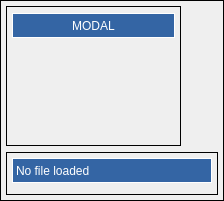
                  <widget class="QFrame" name="gridFrame">
                   <property name="maximumSize">
                    <size>
                     <width>280</width>
                     <height>16777215</height>
                    </size>
                   </property>
                   <property name="frameShape">
                    <enum>QFrame::Panel</enum>
                   </property>
                   <layout class="QGridLayout" name="gridLayout_23">
                    <property name="leftMargin">
                     <number>5</number>
                    </property>
                    <property name="topMargin">
                     <number>5</number>
                    </property>
                    <property name="rightMargin">
                     <number>5</number>
                    </property>
                    <property name="bottomMargin">
                     <number>5</number>
                    </property>
                    <item row="2" column="0" colspan="4">
                     <widget class="QFrame" name="gridFrame">
                      <property name="styleSheet">
                       <string notr="true"/>
                      </property>
                      <property name="frameShape">
                       <enum>QFrame::Box</enum>
                      </property>
                      <layout class="QGridLayout" name="gridLayout_26">
                       <property name="leftMargin">
                        <number>5</number>
                       </property>
                       <property name="topMargin">
                        <number>5</number>
                       </property>
                       <property name="rightMargin">
                        <number>5</number>
                       </property>
                       <property name="bottomMargin">
                        <number>5</number>
                       </property>
                       <item row="1" column="0">
                        <widget class="GcodeEditor" name="gcodeeditor">
                         <property name="sizePolicy">
                          <sizepolicy hsizetype="Expanding" vsizetype="Expanding">
                           <horstretch>0</horstretch>
                           <verstretch>0</verstretch>
                          </sizepolicy>
                         </property>
                         <property name="minimumSize">
                          <size>
                           <width>200</width>
                           <height>0</height>
                          </size>
                         </property>
                         <property name="maximumSize">
                          <size>
                           <width>250</width>
                           <height>600</height>
                          </size>
                         </property>
                         <property name="frameShape">
                          <enum>QFrame::StyledPanel</enum>
                         </property>
                         <property name="frameShadow">
                          <enum>QFrame::Sunken</enum>
                         </property>
                         <property name="lineWidth">
                          <number>1</number>
                         </property>
                         <property name="midLineWidth">
                          <number>0</number>
                         </property>
                         <property name="auto_show_mdi_status" stdset="0">
                          <bool>true</bool>
                         </property>
                        </widget>
                       </item>
                       <item row="0" column="0">
                        <widget class="StatusLabel" name="filepath">
                         <property name="minimumSize">
                          <size>
                           <width>0</width>
                           <height>25</height>
                          </size>
                         </property>
                         <property name="maximumSize">
                          <size>
                           <width>250</width>
                           <height>16777215</height>
                          </size>
                         </property>
                         <property name="styleSheet">
                          <string notr="true">color: rgb(255, 255, 255);
background-color:rgb(52, 101, 164);</string>
                         </property>
                         <property name="frameShape">
                          <enum>QFrame::Box</enum>
                         </property>
                         <property name="text">
                          <string>No file loaded</string>
                         </property>
                         <property name="rules" stdset="0">
                          <string>[{&quot;channels&quot;: [{&quot;url&quot;: &quot;status:file&quot;, &quot;trigger&quot;: true}], &quot;property&quot;: &quot;Text&quot;, &quot;expression&quot;: &quot;str(ch[0])&quot;, &quot;name&quot;: &quot;file path&quot;}]</string>
                         </property>
                        </widget>
                       </item>
                      </layout>
                     </widget>
                    </item>
                    <item row="0" column="0" colspan="4">
                     <widget class="QFrame" name="gridFrame">
                      <property name="minimumSize">
                       <size>
                        <width>0</width>
                        <height>140</height>
                       </size>
                      </property>
                      <property name="maximumSize">
                       <size>
                        <width>175</width>
                        <height>16777215</height>
                       </size>
                      </property>
                      <property name="styleSheet">
                       <string notr="true"/>
                      </property>
                      <property name="frameShape">
                       <enum>QFrame::Box</enum>
                      </property>
                      <layout class="QGridLayout" name="gridLayout_36">
                       <property name="leftMargin">
                        <number>5</number>
                       </property>
                       <property name="topMargin">
                        <number>5</number>
                       </property>
                       <property name="rightMargin">
                        <number>5</number>
                       </property>
                       <property name="bottomMargin">
                        <number>5</number>
                       </property>
                       <item row="1" column="1" colspan="2">
                        <widget class="QLabel" name="label">
                         <property name="minimumSize">
                          <size>
                           <width>0</width>
                           <height>25</height>
                          </size>
                         </property>
                         <property name="maximumSize">
                          <size>
                           <width>16777215</width>
                           <height>22</height>
                          </size>
                         </property>
                         <property name="styleSheet">
                          <string notr="true">color: rgb(255, 255, 255);
background-color:rgb(52, 101, 164);</string>
                         </property>
                         <property name="frameShape">
                          <enum>QFrame::Box</enum>
                         </property>
                         <property name="text">
                          <string>MODAL</string>
                         </property>
                         <property name="alignment">
                          <set>Qt::AlignCenter</set>
                         </property>
                        </widget>
                       </item>
                       <item row="3" column="1" colspan="2">
                        <widget class="StatusLabel" name="statuslabel_17">
                         <property name="minimumSize">
                          <size>
                           <width>120</width>
                           <height>0</height>
                          </size>
                         </property>
                         <property name="maximumSize">
                          <size>
                           <width>999</width>
                           <height>60</height>
                          </size>
                         </property>
                         <property name="alignment">
                          <set>Qt::AlignLeading|Qt::AlignLeft|Qt::AlignVCenter</set>
                         </property>
                         <property name="wordWrap">
                          <bool>true</bool>
                         </property>
                         <property name="rules" stdset="0">
                          <string>[{&quot;channels&quot;: [{&quot;url&quot;: &quot;status:gcodes?text&quot;, &quot;trigger&quot;: true}], &quot;property&quot;: &quot;Text&quot;, &quot;expression&quot;: &quot;str(ch[0])&quot;, &quot;name&quot;: &quot;modal gcodes&quot;}]</string>
                         </property>
                        </widget>
                       </item>
                       <item row="4" column="1" colspan="2">
                        <widget class="StatusLabel" name="statuslabel_33">
                         <property name="minimumSize">
                          <size>
                           <width>120</width>
                           <height>0</height>
                          </size>
                         </property>
                         <property name="maximumSize">
                          <size>
                           <width>999</width>
                           <height>16777215</height>
                          </size>
                         </property>
                         <property name="alignment">
                          <set>Qt::AlignLeading|Qt::AlignLeft|Qt::AlignVCenter</set>
                         </property>
                         <property name="wordWrap">
                          <bool>true</bool>
                         </property>
                         <property name="rules" stdset="0">
                          <string>[{&quot;channels&quot;: [{&quot;url&quot;: &quot;status:mcodes?text&quot;, &quot;trigger&quot;: true}], &quot;property&quot;: &quot;Text&quot;, &quot;expression&quot;: &quot; ch[0]&quot;, &quot;name&quot;: &quot;M Codes&quot;}]</string>
                         </property>
                        </widget>
                       </item>
                      </layout>
                     </widget>
                    </item>
                   </layout>
                  </widget>
